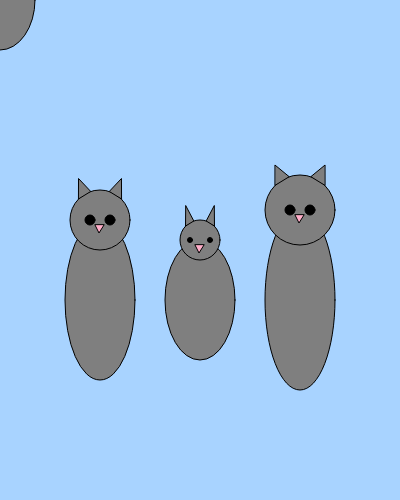
Frame 1 (no input)
Frame 60 (no input): identical to frame 1, image omitted
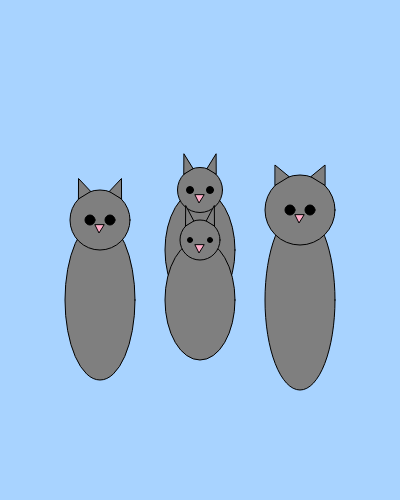
Frame 120 (the mouse pressed at the canvas centre since frame 60)

The p5.js sketch that drew these frames (run headless with seeded random() and noise() and a simulated clock; from frame 60 on, the mouse is pressed at the canvas centre):

// p5.js sketch
// ── sketch.js
var augu1= 5
var haus1= 40
var bukur1= 50
function setup() {
  createCanvas(400,500);
}


function draw() {
  background(168,211,255);
  k1za(mouseX, mouseY,bukur1,haus1,augu1);
  k1za(300,300, 90,70,10)
  k1za(100,300,80,60,10)
  k1za(200,300,60,40,5)

}

// Teiknar k1za
function k1za(x,y,bukur,haus,augu){
  rectMode(CENTER);
  // Teiknum búkinn
  fill(127);
  ellipse(x, y, 70, bukur*2);
  // Teiknum hausinn
  fill(127);
  ellipse(x,y-bukur, haus,haus);
  // Teiknum augun
  fill(0);
  ellipse (x-10,y-bukur, augu,augu);
  ellipse (x+10,y-bukur, augu,augu);
  // Teiknum eyrun
  fill(127)
  triangle(x-haus/2*cos(PI/4), y-bukur-haus/2*sin(PI/4), x-haus/2*cos(0.4*PI), y-bukur-haus/2*sin(0.4*PI), x-haus/2*cos(PI/4), y-bukur-haus/2*sin(PI/4)-20);
  triangle(x+haus/2*cos(PI/4), y-bukur-haus/2*sin(PI/4), x+haus/2*cos(0.4*PI), y-bukur-haus/2*sin(0.4*PI), x+haus/2*cos(PI/4), y-bukur-haus/2*sin(PI/4)-20);
  // Teiknum nefið
  fill(255,174,201)
  triangle(x-5, y-bukur+5, x-1, y-bukur+13, x+4, y-bukur+5);
}
  function mousePressed(){
    augu1 = augu1+2
    haus1 = haus1+5
    bukur1 = bukur1+10
  }
